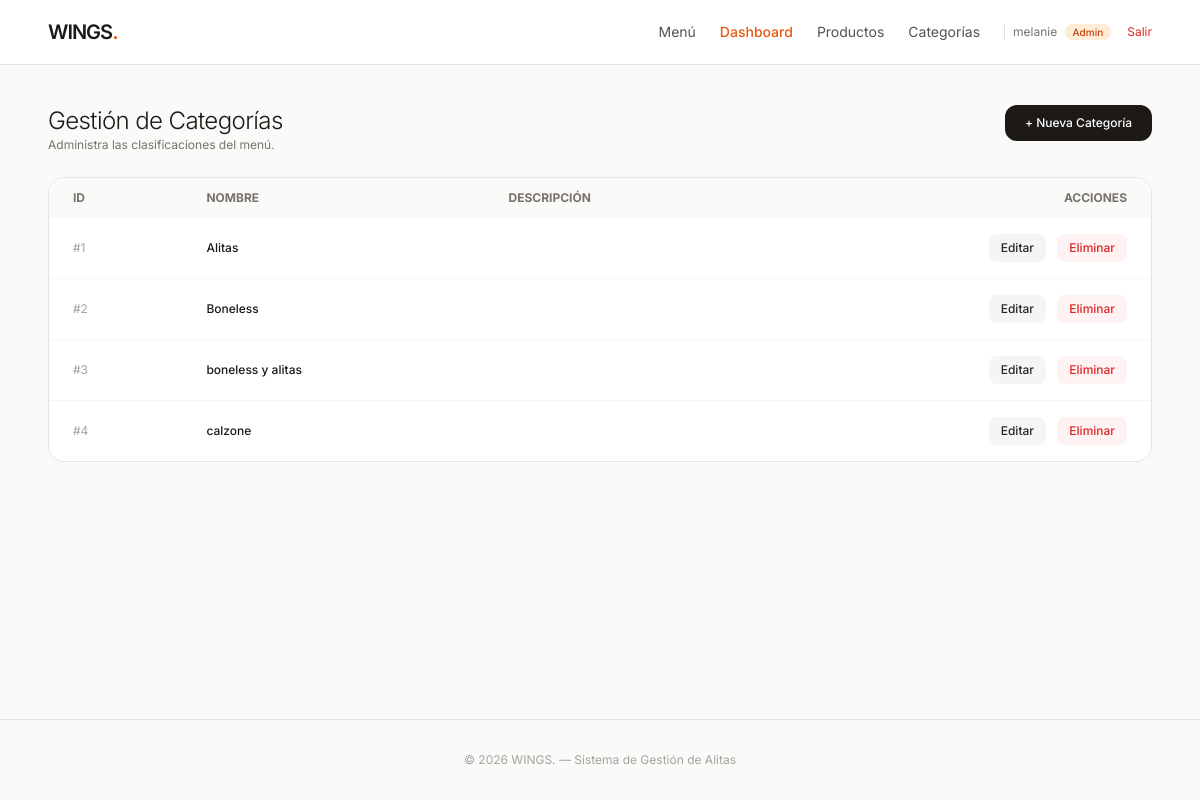
The page /panel/categorias/ (signed in) on the database its author committed.
### tienda/models.py (models this page shows, shortened)
class Categoria(models.Model):
    nombre = models.CharField(max_length=50)
    descripcion = models.CharField(max_length=150, blank=True)

### tienda/views.py (the view)
# urls.py: path('panel/categorias/', views.lista_categorias, name='lista_categorias'),
@user_passes_test(es_administrador, login_url='inicio')
def lista_categorias(request):
    categorias = Categoria.objects.all()
    return render(request, 'tienda/crud_categorias.html', {'categorias': categorias})

### tienda/views.py (called while the page is built)
def es_administrador(user):
    return user.is_authenticated and user.is_staff

### tienda/templates/tienda/crud_categorias.html
{% extends 'tienda/base.html' %}
{% block content %}
<div class="flex flex-col sm:flex-row sm:items-center sm:justify-between gap-4 mb-6">
    <div>
        <h1 class="text-2xl font-light tracking-tight text-stone-900">Gestión de Categorías</h1>
        <p class="text-xs text-stone-500">Administra las clasificaciones del menú.</p>
    </div>
    <a href="{% url 'crear_categoria' %}" class="bg-stone-900 hover:bg-orange-600 text-white text-xs font-medium px-5 py-2.5 rounded-xl transition self-start">
        + Nueva Categoría
    </a>
</div>
<div class="bg-white border border-stone-200 rounded-2xl overflow-hidden">
    <div class="overflow-x-auto">
        <table class="w-full text-left text-xs">
            <thead class="bg-stone-50 text-stone-500 uppercase">
                <tr>
                    <th class="px-6 py-3">ID</th>
                    <th class="px-6 py-3">Nombre</th>
                    <th class="px-6 py-3">Descripción</th>
                    <th class="px-6 py-3 text-right">Acciones</th>
                </tr>
            </thead>
            <tbody class="divide-y divide-stone-100">
                {% for cat in categorias %}
                <tr class="hover:bg-stone-50/60">
                    <td class="px-6 py-4 text-stone-400">#{{ cat.id }}</td>
                    <td class="px-6 py-4 font-medium text-stone-900">{{ cat.nombre }}</td>
                    <td class="px-6 py-4 text-stone-500">{{ cat.descripcion }}</td>
                    <td class="px-6 py-4 text-right space-x-2">
                        <a href="{% url 'editar_categoria' cat.id %}" class="inline-block bg-stone-100 hover:bg-stone-200 text-stone-800 px-3 py-1.5 rounded-lg font-medium transition">Editar</a>
                        <a href="{% url 'eliminar_categoria' cat.id %}" class="inline-block bg-red-50 hover:bg-red-600 hover:text-white text-red-600 px-3 py-1.5 rounded-lg font-medium transition">Eliminar</a>
                    </td>
                </tr>
                {% empty %}
                <tr><td colspan="4" class="px-6 py-8 text-center text-stone-400">No hay categorías registradas.</td></tr>
                {% endfor %}
            </tbody>
        </table>
    </div>
</div>
{% endblock %}

### tienda/templates/tienda/base.html (shortened to what this page needs)
<!DOCTYPE html>
<html lang="es">
<head>
    <script src="https://cdn.tailwindcss.com"></script>
</head>
<body class="bg-stone-50 text-stone-900 antialiased flex flex-col min-h-screen">
    <header class="border-b border-stone-200 bg-white/90 backdrop-blur-md sticky top-0 z-50">
        <div class="max-w-6xl mx-auto px-4 sm:px-6 h-16 flex items-center justify-between">
            <a href="{% url 'inicio' %}" class="text-xl font-semibold tracking-tighter">
                WINGS<span class="text-orange-600">.</span>
            </a>
            <nav class="flex items-center gap-4 sm:gap-6 text-sm">
                <a href="{% url 'inicio' %}" class="text-stone-600 hover:text-stone-900 transition">Menú</a>
                {% if user.is_authenticated %}
                    {% if user.is_staff %}
                        <a href="{% url 'dashboard' %}" class="text-orange-600 font-medium hover:text-orange-700 transition">Dashboard</a>
                        <a href="{% url 'lista_productos' %}" class="hidden sm:inline text-stone-600 hover:text-stone-900 transition">Productos</a>
                        <a href="{% url 'lista_categorias' %}" class="hidden sm:inline text-stone-600 hover:text-stone-900 transition">Categorías</a>
                    {% else %}
                        <a href="{% url 'ver_carrito' %}" class="flex items-center gap-2 bg-stone-900 text-white px-4 py-1.5 rounded-full hover:bg-orange-600 transition">
                            <span>Orden</span>
                            <span class="bg-white/20 text-xs px-2 py-0.5 rounded-full">{{ total_items|default:"0" }}</span>
                        </a>
                    {% endif %}
                    <div class="flex items-center gap-2 pl-2 border-l border-stone-200">
                        <span class="text-xs text-stone-500">
                            {{ user.username }}
                            <span class="ml-1 px-2 py-0.5 rounded-full text-[10px] font-medium {% if user.is_staff %}bg-orange-100 text-orange-700{% else %}bg-stone-100 text-stone-600{% endif %}">
                                {% if user.is_staff %}Admin{% else %}Cliente{% endif %}
                            </span>
                        </span>
                        <a href="{% url 'logout' %}" class="text-xs text-red-600 hover:underline ml-2">Salir</a>
                    </div>
                {% else %}
                    <a href="{% url 'login' %}" class="text-stone-600 hover:text-stone-900 transition">Iniciar sesión</a>
                    <a href="{% url 'registro' %}" class="bg-stone-900 text-white px-4 py-2 rounded-full text-xs hover:bg-orange-600 transition">Registrarse</a>
                {% endif %}
            </nav>
        </div>
    </header>
    <main class="flex-grow max-w-6xl mx-auto px-4 sm:px-6 py-10 w-full">
        {% block content %}{% endblock %}
    </main>
    <footer class="border-t border-stone-200 py-8 text-center text-xs text-stone-400">
        <p>© 2026 WINGS. — Sistema de Gestión de Alitas</p>
    </footer>
</body>
</html>

### tienda/templates/tienda/base.html (style rules this page uses)
body { font-family: 'Inter', sans-serif; }

### rows shown on the page
Categoria: id "1", nombre "Alitas"
Categoria: id "2", nombre "Boneless"
Categoria: id "3", nombre "boneless y alitas"
Categoria: id "4", nombre "calzone"

### other values the page prints
{{ user.username }} "melanie"
